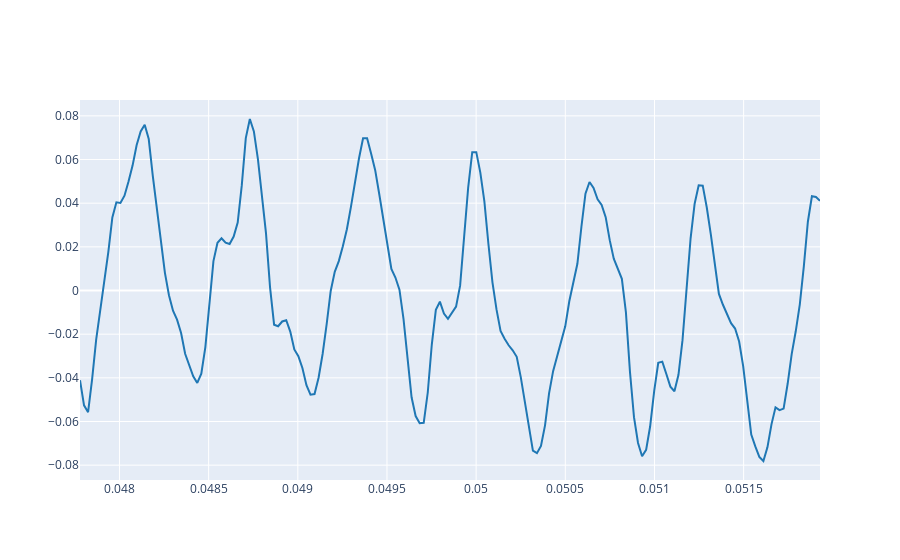

Source (notebook cell):
### Markdown cell above
3.1. Load your reference audio signal and plot some periods (5-10) where the amplitude is stable. For instance see Ex. 2.3 from Lab 1.

### Code cell
!git clone https://github.com/davidperaltaf/sis1-group202
filepath = "./sis1-group202/labs/audio/sound.wav"
ref, fs = load_audio(filepath)

from util import plot_signals
import numpy as np

f0 = 1680.672269      
period = 1.0 / f0

t_start = 0.0478     
t_end = t_start + (period * 7) 

plot_signals(ref, fs, t_start, t_end)

### Figure 1 — Plotly figure (JSON) as saved in the notebook; plotly's stock layout.template omitted (floating-point values rounded to 4 significant figures; data arrays with more than 128 entries replaced by an {"elided": "..."} marker saying what was removed)
{"data": [{"line": {"color": "#1f77b4", "shape": "linear"}, "mode": "lines", "name": "audio signal 0", "type": "scatter", "x": {"elided": "184 float values"}, "y": {"elided": "184 float values"}}], "layout": {}}
